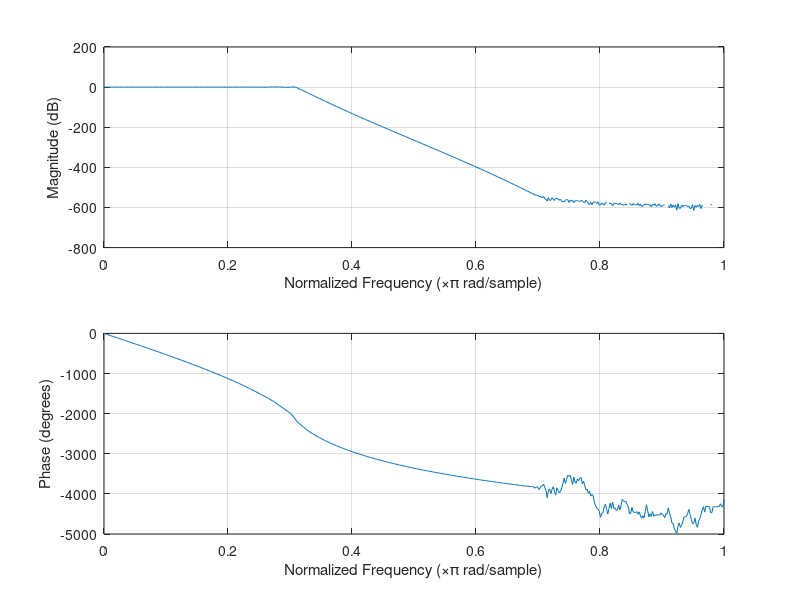

MATLAB code for this plot: (Note: this script raises an error after producing the figure.)
%IIR filters, butterworth lowpass
%exercise 2
%works with real matlab


Fp = 1800; %pass freq edge
Fs = 2000; %stop freq edge
ap=0.1; %alphapass ripple
as=35; %alphastop ripple
Ft=12000; %samplerate
Fnyq=Ft/2; %nyqist freq
fpass=Fp/Fnyq;  %normalize to nyqist freq i.e. calculate percentage share (0.9 = 90%) of nyquist with the original freq
fstop=Fs/Fnyq;
[n,wn]=buttord(fpass,fstop,ap,as); %get order and wn


% [b,a]=butter(n,wn) %wrong type filter??? with octave style
% freqz(b,a) %creates a plot of a filter, but it is different type of
% butterworth filter compare to matlab style plot?
% maybe the sos-method of creating the filter causes differences?

[b,a] = butter(n,wn);
figure(1)
freqz(b,a) %for some reason this filter looks different than sos/zpk  style filter

fvtool(b,a) %for some reason this filter looks different than the sos/zpk  style filter
%NOTE, when multiple fvtool plots are made, those plots are inside their
%own tabs in the fvtool program

[z,p,k]=butter(n,wn); %with matlab style
[sos]=zp2sos(z,p,k); %embeds the gain in the sos directly, not recoommended according to matlab help, but
%matlab help example also shows embedding the gain directly into sos, sothat I just did it anyway...

%plot sos with freqz directly in real matlab, doesn't work in octave
fvtool(sos) %works only in real matlab
freqz(sos) %works only in real matlab



